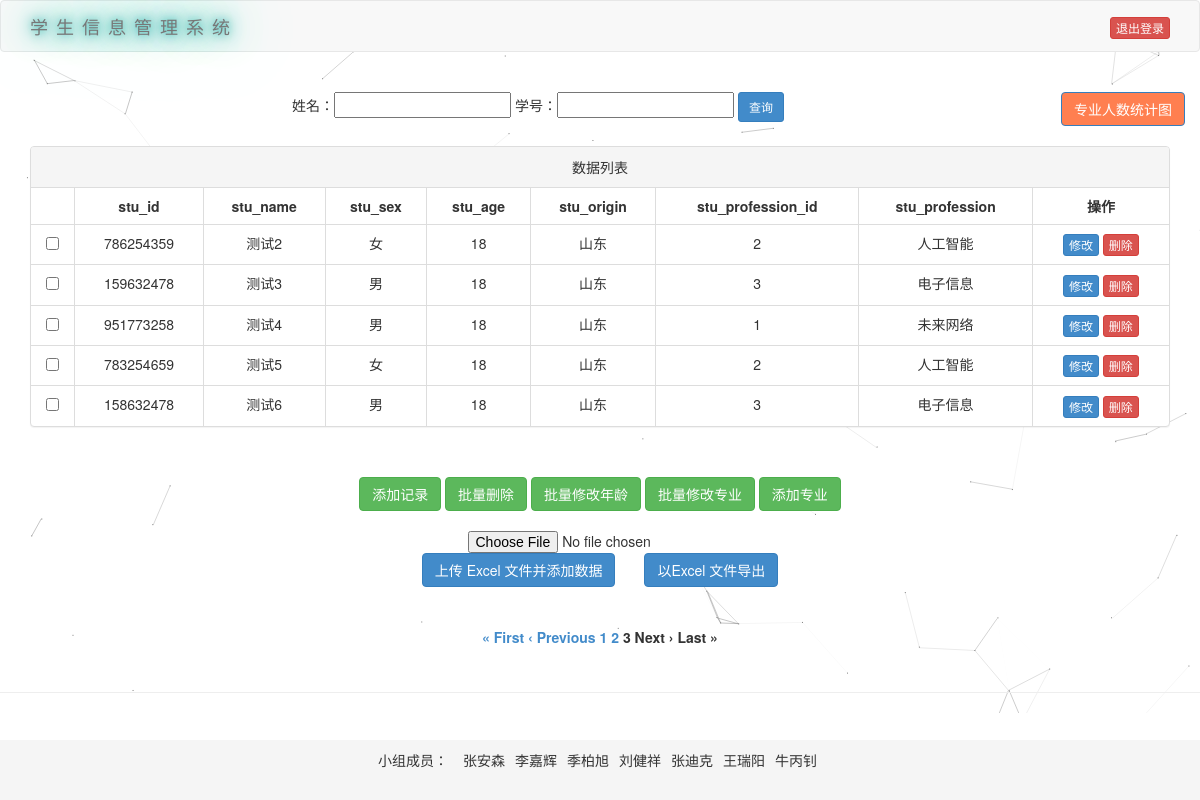
/?page=3&per_page=5&stu_name=&stu_id= (signed in), run on the app's committed database.
### tables this page shows
CREATE TABLE student_info(
        stu_id INT PRIMARY KEY     NOT NULL,
        stu_name       VARCHAR(50) NOT NULL,
        stu_sex        CHAR(2)     NOT NULL,
        stu_age        INT         NOT NULL,
        stu_origin     VARCHAR(50) NOT NULL,
        stu_profession_id int NOT NULL
        );

CREATE TABLE stu_profession(
        stu_profession_id INTEGER PRIMARY KEY,
        stu_profession    VARCHAR(50) NOT NULL
        );

### app.py (the view)
@app.route('/', methods=['GET'])
def index():
    msg = request.args.get('msg', '')
    if not check_login():
        return redirect(url_for('login'))
    page = int(request.args.get('page', 1))  # 默认显示第一页
    per_page = int(request.args.get('per_page', 5))  # 默认每页显示5条数据
    sql = "select s.*, p.stu_profession" \
          " from student_info s inner join stu_profession p on s.stu_profession_id = p.stu_profession_id"
    str_where = []
    stu_name = ''
    stu_id = ''
    if 'stu_name' in request.args:
        stu_name = request.args['stu_name']
        if stu_name != '':
            str_where.append(f" stu_name like '%{stu_name}%'")
    if 'stu_id' in request.args:
        stu_id = request.args['stu_id']
        if stu_id != '':
            str_where.append(f" stu_id = '{stu_id}'")
    if len(str_where) > 0:
        sql = sql + ' where' + ' and'.join(str_where)
    mid_res, _ = get_sql2(sql)
    num_row = len(mid_res)  # 符合条件的记录数量
    start_index = (page - 1) * per_page
    sql += f' limit {start_index}, {per_page}'
    result, fields = get_sql2(sql)
    total_pages = math.ceil(num_row / per_page)  # 使用 math.ceil 向上取整
    if num_row > 0 and msg == '' and (stu_name != "" or stu_id != ""):
        msg = "查询成功!"
    elif str_where != '' and num_row == 0:
        msg = "查询失败!"
    return render_template('index.html', datas=result, fields=fields, page=page, per_page=per_page, total_pages=total_pages,
                           msg=msg, stu_id=stu_id, stu_name=stu_name)

### app.py (called while the page is built)
def check_login():
    return False if 'username' not in session else True

### db_sqlite3.py (called while the page is built)
def open_db():
    database = 'db/students.db'
    conn = sqlite3.connect(database)
    return conn

def get_sql(conn, sql):
    print(sql)
    cur = conn.cursor()
    cur.execute(sql)
    fields = []  # 保存字段信息
    for field in cur.description:
        fields.append(field[0])
    result = cur.fetchall()  # 保存查询结果
    cur.close()
    return result, fields

def get_sql2(sql):
    conn = open_db()
    result, fields = get_sql(conn, sql)
    close_db(conn)
    return result, fields

### templates/index.html (shortened to what this page needs)
<!DOCTYPE html>
<html lang="en">
<head>
    <link href="/static/bootstrap/3.2.0/css/bootstrap.min.css" rel="stylesheet" />
</head>
<body>
    <nav class="navbar navbar-default">
        <div class="container">
            <div class="navbar-header">
                <a class="navbar-brand" href="#"> 学生信息管理系统 </a>
            </div>
            <div class="navbar-quit">
                <a class="btn btn-danger btn-xs" href="/quit">退出登录</a>
            </div>
        </div>
    </nav>
    <div class="container">
        <br />
        <div class="row text-center">
            <form method="get">
                姓名：<input type="text" name="stu_name" value="{{ stu_name }}" />
                学号：<input type="text" name="stu_id" value="{{ stu_id }}" />
                <input type="submit" value="查询" class="btn btn-primary btn-sm" />
                <a href="/charts" class="btn btn-primary" style="float:right; background-color:	#FF7F50;">
                    专业人数统计图
                </a>
            </form>
        </div>
        <br/>
        <form action="/operations" method="post">
            <div class="panel panel-default">
                <div class="panel-heading">
                    <div class="row text-center">数据列表</div>
                </div>
                <table class="table table-bordered">
                    <thead>
                        <tr>
                            <th></th>
                            {% for a in fields %}
                            <th class="text-center">{{ a }}</th>
                            {% endfor %}
                            <th class="text-center">操作</th>
                        </tr>
                    </thead>
                    <tbody>
                        {% for item in datas %}
                    <tr>
                        <td class="text-center">
                            <input type="checkbox" name="checked_sno" value="{{item[0]}}" />
                        </td>
                        {% for a in item %}
                        <td class="text-center">{{ a }}</td>
                        {% endfor %}
                        <td class="text-center">
                            <a class="btn btn-primary btn-xs" href="update?stu_id={{ item[0] }}">修改</a>
                            <a class="btn btn-danger btn-xs" href="del2/{{ item[0] }}">删除</a>
                        </td>
                    </tr>
                    {% endfor %}
                    </tbody>
                </table>
            </div>
            <div class="row text-center" style="margin-top: 50px">
                <a class="btn btn-success" href="/add">添加记录</a>
                <input class="btn btn-success" type="submit" value="批量删除" name="action" />
                <a class="btn btn-success" href="/update_age">批量修改年龄</a>
                <a class="btn btn-success" href="/update_profession">批量修改专业</a>
                <a class="btn btn-success" href="/goprofession">添加专业</a>
            </div>
            <br />
        </form>
        <div style="text-align: center">
            <form method="POST" action="/add_by_excel" enctype="multipart/form-data">
                <div class="form-row align-items-center">
                    <input type="file" class="form-control-file" style="display: inline-block" name="file" id="file" accept=".xlsx">
                    <div>
                        <input type="submit" class="btn btn-primary" style="display: inline-block" value="上传 Excel 文件并添加数据">
                        <a class="btn btn-primary" style="margin-left:25px" href="export_to_excel">以Excel 文件导出</a>
                    </div>
                </div>
            </form>
            <br>
        </div>
        <div class="row text-center">
            <div class="pagination">
                {% if page > 1 %}
                <label>
                    <a href="{{ url_for('index', page=1, per_page=per_page, stu_name=stu_name, stu_id=stu_id) }}">&laquo;
                        First</a>
                </label>
                <label>
                    <a href="{{ url_for('index', page=page-1, per_page=per_page, stu_name=stu_name, stu_id=stu_id) }}">&lsaquo;
                        Previous</a>
                </label>
                {% else %}
                <label>&laquo; First</label>
                <label>&lsaquo; Previous</label>
                {% endif %} {% for p in range(1, total_pages + 1) %} {% if page == p %}
                <label><span class="current-page">{{ p }}</span></label>
                {% else %}
                <label><a href="{{ url_for('index', page=p, per_page=per_page, stu_name=stu_name, stu_id=stu_id) }}">{{
                        p }}</a></label>
                {% endif %} {% endfor %} {% if page < total_pages %} <label>
                    <a
                        href="{{ url_for('index', page=page + 1, per_page=per_page, stu_name=stu_name, stu_id=stu_id) }}">Next
                        &rsaquo;</a>
                    </label>
                    <label><a
                            href="{{ url_for('index', page=total_pages, per_page=per_page, stu_name=stu_name, stu_id=stu_id) }}">Last
                            &raquo;</a></label>
                    {% else %}
                    <label>Next &rsaquo;</label>
                    <label>Last &raquo;</label>
                    {% endif %}
            </div>
        </div>
    </div>
    <div class="page-footer text-center">
        <hr />
        <div class="producer-list">
            <ul class="list-unstyled horizontal-list">
                <p>小组成员：</p>
                <li>张安森</li>
                <li>李嘉辉</li>
                <li>季柏旭</li>
                <li>刘健祥</li>
                <li>张迪克</li>
                <li>王瑞阳</li>
                <li>牛丙钊</li>
            </ul>
        </div>
    </div>
    <div class="alert alert-custom text-center">
    </div>
</body>
</html>

### templates/index.html (style rules this page uses)
.navbar-brand { color: #fff; }
.navbar-brand { letter-spacing: 8px; outline: none; --c:lightseagreen; text-shadow: 0 0 10px var(--c), 0 0 20px var(--c), 0 0 40px var(--c), 0 0 80px var(--c), 0 0 160px var(--c); animation: animate 5s linear infinite; }
.navbar-quit { float: right; margin-top: 15px; }
.producer-list { position: fixed; bottom: 0; left: 0; width: 100%; background-color: #f5f5f5; padding: 10px; }
.horizontal-list { display: flex; justify-content: center; list-style: none; padding: 0; }
.horizontal-list li { margin: 0 5px; }
.alert-custom { background-color: #ffffff; color: #000000; }

### data on the page
student_info: stu_id "786254359", stu_name "测试2", item "女" "18" "2", stu_origin "山东"
stu_profession: stu_profession "人工智能"
student_info: stu_id "159632478", stu_name "测试3", item "男" "18" "3", stu_origin "山东"
stu_profession: stu_profession "电子信息"
student_info: stu_id "951773258", stu_name "测试4", item "男" "18" "1", stu_origin "山东"
stu_profession: stu_profession "未来网络"
student_info: stu_id "783254659", stu_name "测试5", item "女" "18" "2", stu_origin "山东"
student_info: stu_id "158632478", stu_name "测试6", item "男" "18" "3", stu_origin "山东"

### other printed values
{{ a }} "stu_id" "stu_name" "stu_sex" "stu_age" "stu_origin" "stu_profession_id" "stu_profession"
{{ p }} "1" "2"
{{ p }} "3"
